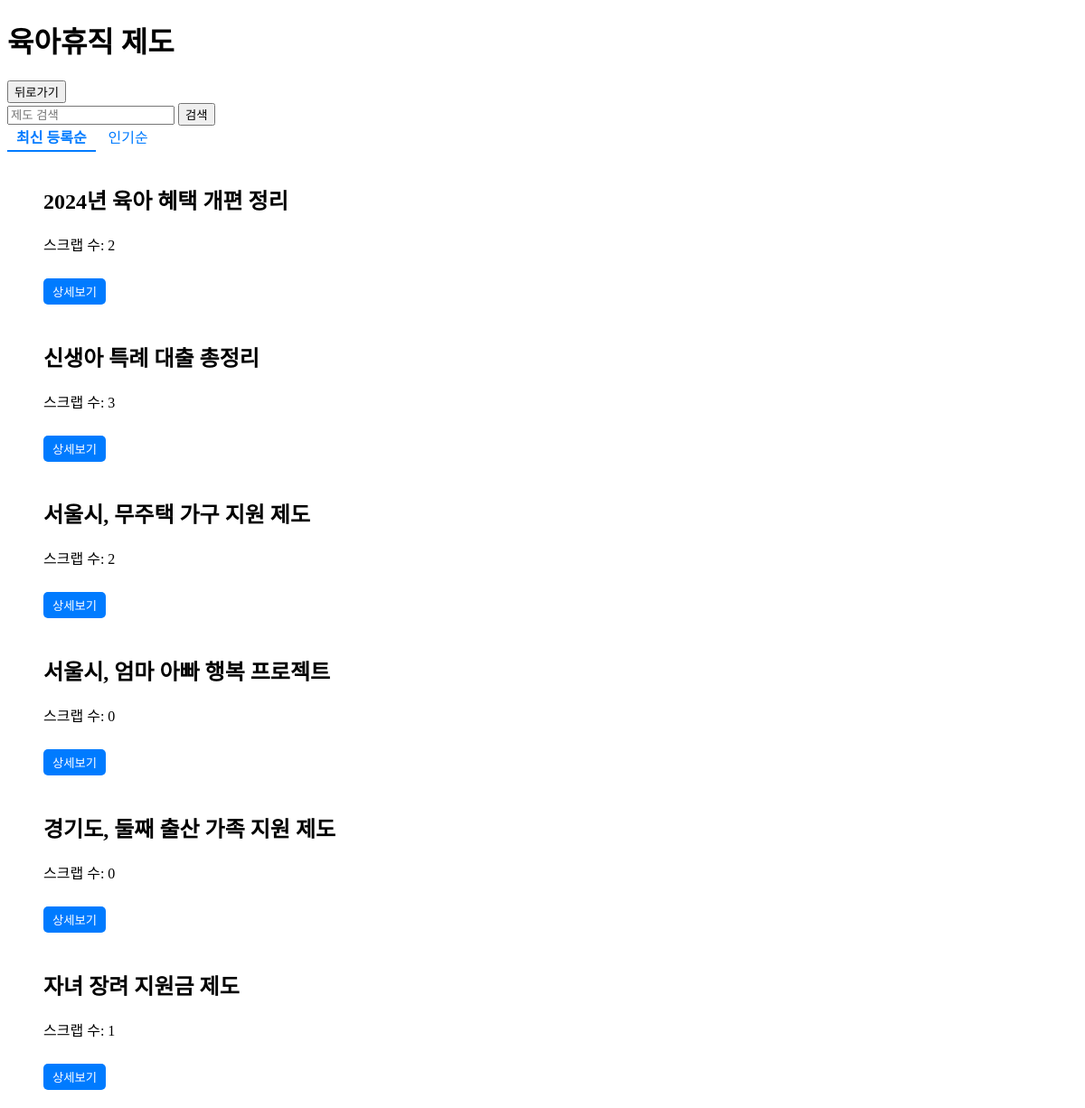
Page /program/policies/ on the committed database.
### program/models.py (models this page shows, shortened)
class Policy(models.Model):
    title = models.CharField(max_length=200)
    image = models.ImageField(upload_to='policy_images/', blank=True, null=True) #제도 이미지
    created_at = models.DateTimeField(auto_now_add=True)  #최신 등록순

### program/views.py (the view)
# urls.py: path('policies/', policy_list, name='policy_list'),
def policy_list(request):
    sort_by = request.GET.get('sort_by', 'created_at')
    query = request.GET.get('q', '')
    policies = Policy.objects.annotate(scrap_count=Count('scraps'))
    if query:
        policies = policies.filter(title__icontains=query)
    if sort_by == 'scrap_count':
        policies = policies.order_by('-scrap_count', '-created_at')
    else:
        policies = policies.order_by('-created_at')
    return render(request, 'program/policy_list.html', {'policies': policies, 'sort_by': sort_by, 'query': query})

### program/templates/program/policy_list.html (shortened to what this page needs)
<!DOCTYPE html>
<html>
<head>
</head>
<body>
    <h1>육아휴직 제도</h1>
    <a href="{% url 'program:program_home' %}"><button>뒤로가기</button></a>
    <br>
    <form method="GET" action="{% url 'program:policy_list' %}">
        <input type="text" name="q" placeholder="제도 검색" value="{{ query }}">
        <button type="submit">검색</button>
    </form>
    <div class="sort-buttons">
        <a href="{% url 'program:policy_list' %}?sort_by=created_at" class="{% if sort_by == 'created_at' %}active{% endif %}">최신 등록순</a>
        <a href="{% url 'program:policy_list' %}?sort_by=scrap_count" class="{% if sort_by == 'scrap_count' %}active{% endif %}">인기순</a>
    </div>
    <ul>
        {% for policy in policies %}
            <li class="item-container">
                <div>
                    <h2 class="title">{{ policy.title }}</h2>
                    <p>스크랩 수: {{ policy.scrap_count }}</p>
                    <a href="{% url 'program:policy_detail' policy.id %}"><button class="details-button">상세보기</button></a>
                </div>
            </li>
        {% endfor %}
    </ul>
</body>
</html>

### program/templates/program/policy_list.html (style rules this page uses)
.title { font-weight: bold; }
.details-button { background-color: #007BFF; color: white; border: none; padding: 5px 10px; border-radius: 5px; cursor: pointer; margin-top: 10px; }
.sort-buttons { margin-bottom: 20px; }
.sort-buttons a { text-decoration: none; color: #007BFF; padding: 5px 10px; border-bottom: 2px solid transparent; cursor: pointer; }
.sort-buttons a.active { border-bottom: 2px solid #007BFF; font-weight: bold; }
.item-container { display: flex; align-items: center; margin-bottom: 20px; }

### rows in the picture
Policy: title "2024년 육아 혜택 개편 정리", scrap_count "2"
Policy: title "신생아 특례 대출 총정리", scrap_count "3"
Policy: title "서울시, 무주택 가구 지원 제도", scrap_count "2"
Policy: title "서울시, 엄마 아빠 행복 프로젝트", scrap_count "0"
Policy: title "경기도, 둘째 출산 가족 지원 제도", scrap_count "0"
Policy: title "자녀 장려 지원금 제도", scrap_count "1"
